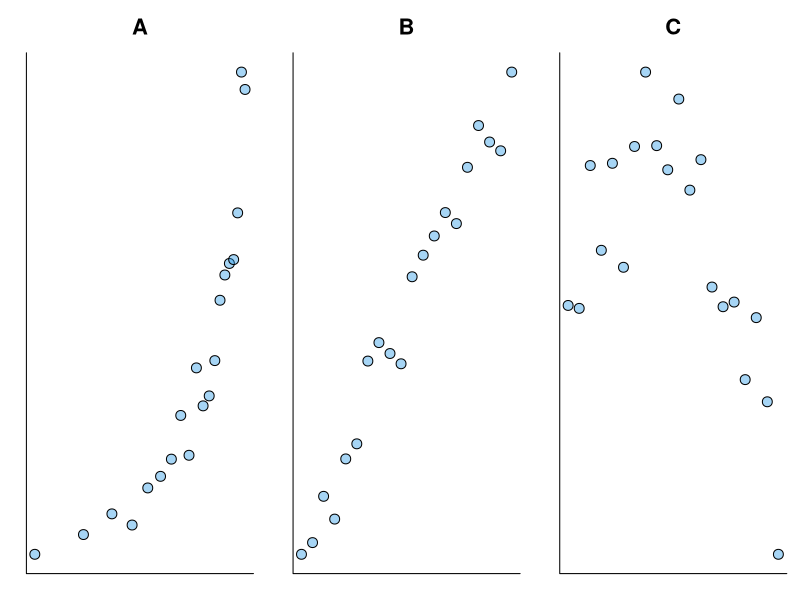
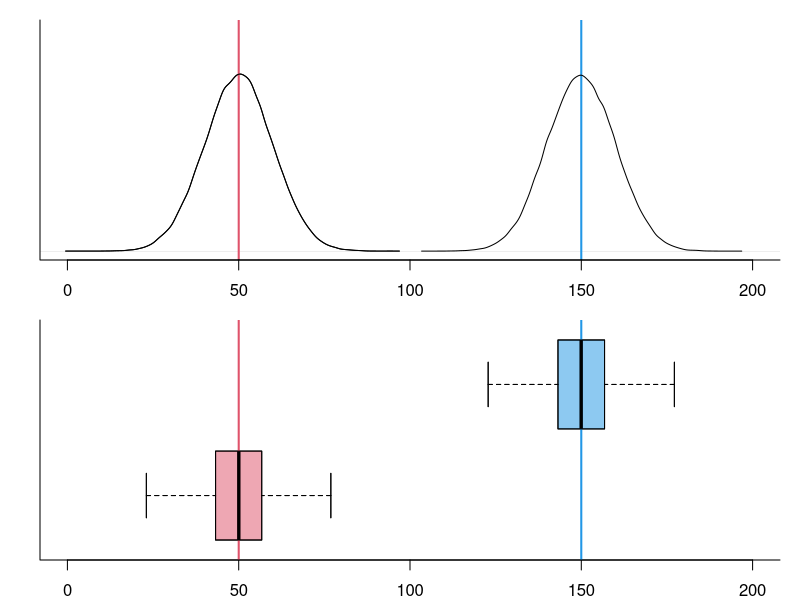
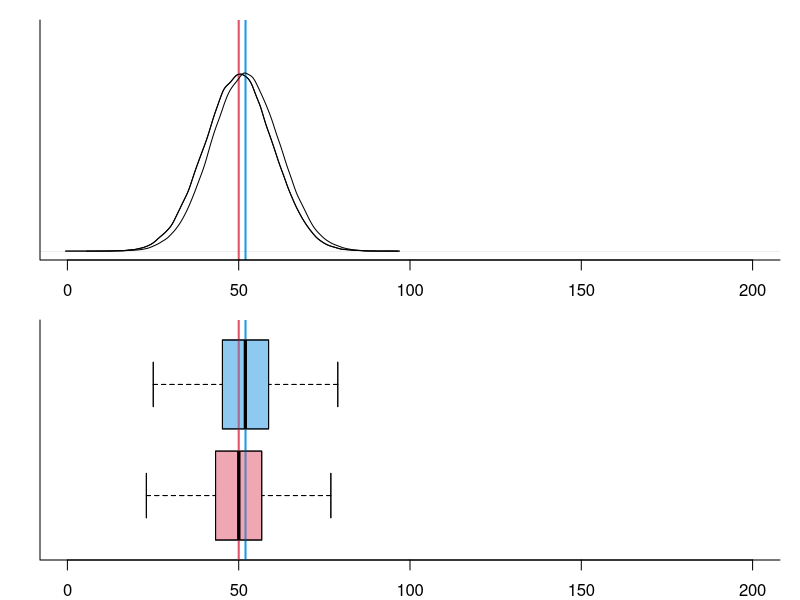
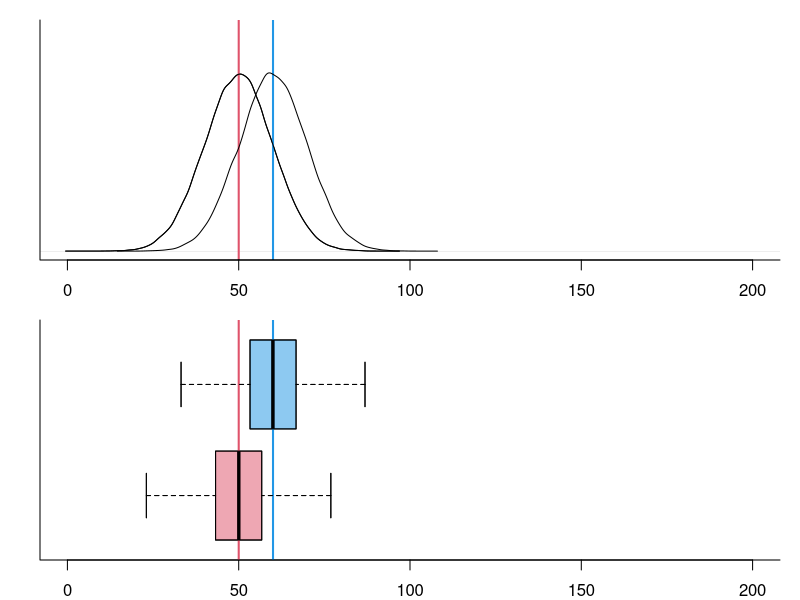
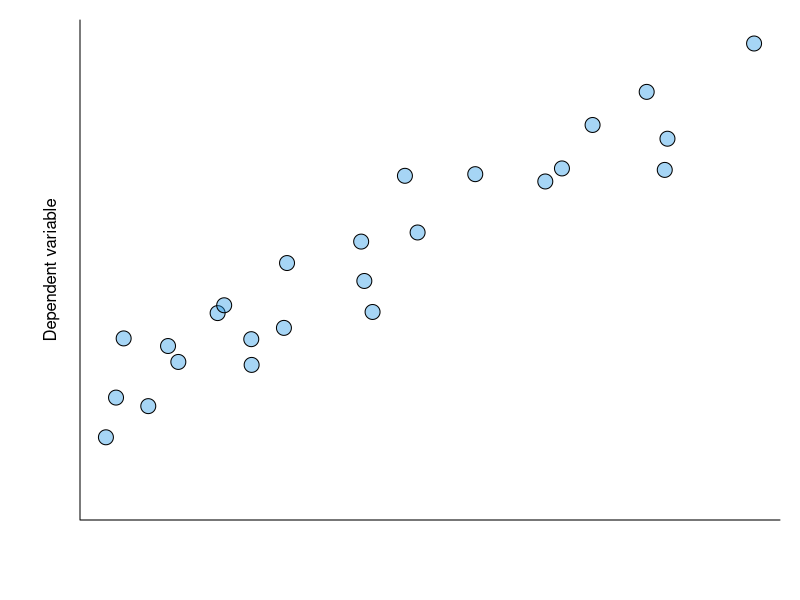
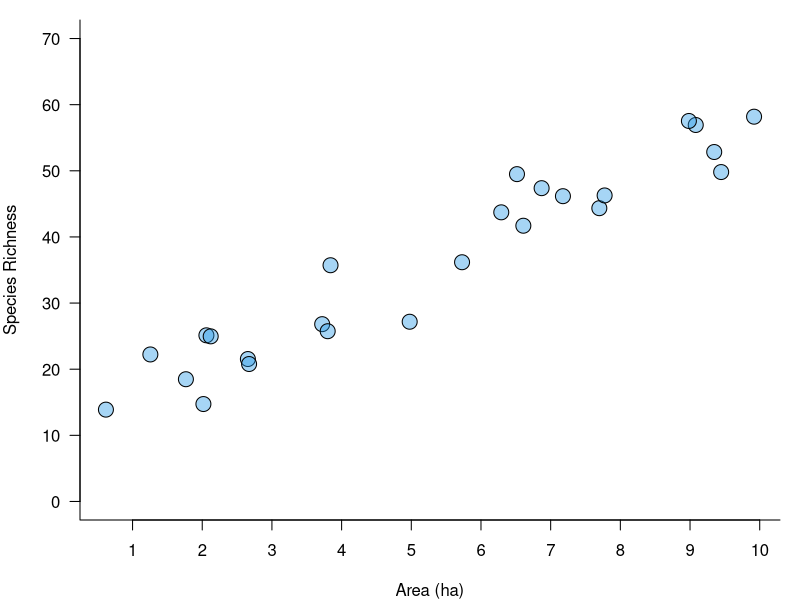
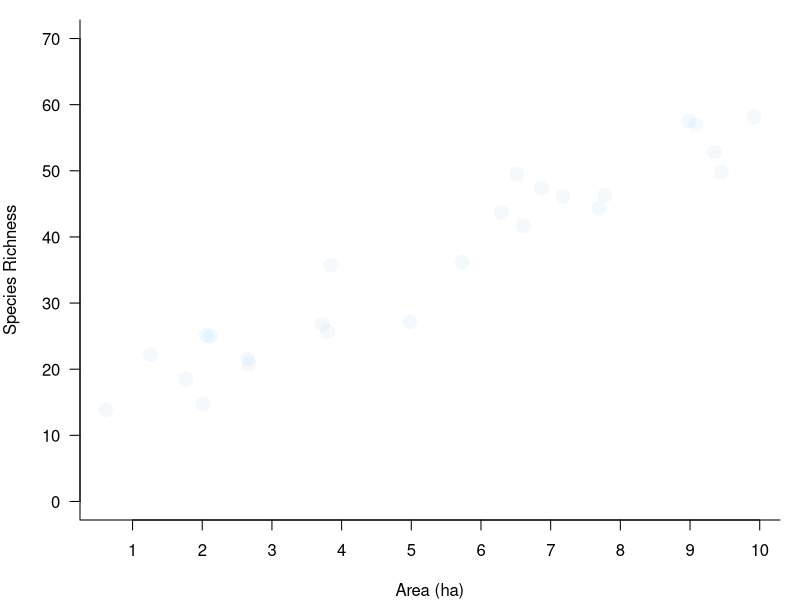
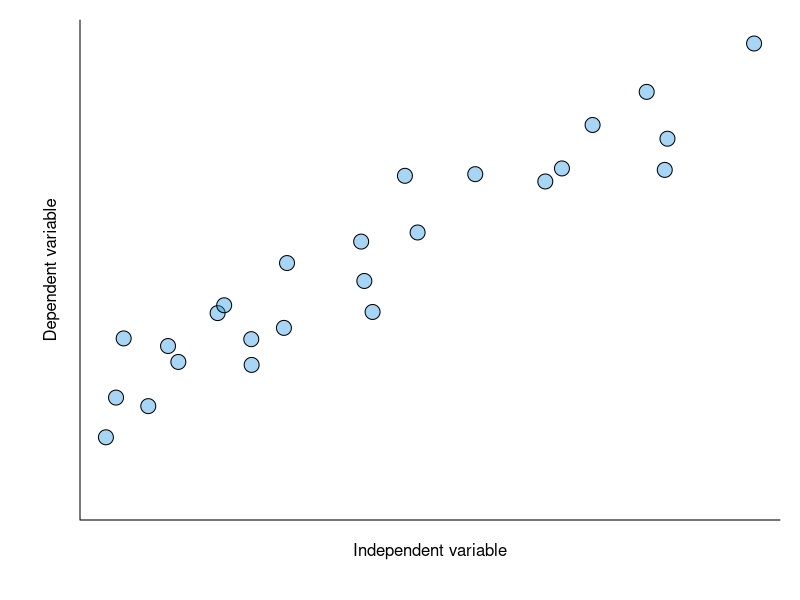

The R script that drew these images, in order:
## ---- chunk 1
library(knitr)
opts_knit$set(root.dir = "G:/Dropbox/C/Courses class/NRC290b/NRC_290b_2018/")
#opts_knit$set(root.dir = "C:/Users/csutherland/Dropbox/C/Courses class/NRC290b/NRC_290b_2018/")

options(width=120)
options(width.cutoff=80)
opts_chunk$set(prompt = FALSE, comment = NA, mysize=TRUE, size="\\scriptsize")
hook1 <- function(x){ gsub("```\n*```r*\n*", "", x) }
hook2 <- function(x){ gsub("```\n+```\n", "", x) }
knit_hooks$set(document = hook2)
knitr::knit_hooks$set(mysize = function(before, options, envir) {
  if (before) 
    return(options$size)
})
## ---- chunk 2
pdf("Images//Corr//corQuiz1.pdf",height=3,width=8.5)
par(mfrow=c(1,3),mar=c(2,2,4,1),oma=c(0,0,0,0))
set.seed(3)
plot(log(1:20),rlnorm(20,seq(0,0.7,length=20)*2,0.1),main="A",axes=F,xlab="",ylab="",pch=21,bg=adjustcolor(4,0.4),cex=2,cex.main=2)
box(bty="l")
plot(1:20,rnorm(20,seq(0,0.7,length=20)*2,0.1),main="B",axes=F,xlab="",ylab="",pch=21,bg=adjustcolor(4,0.4),cex=2,cex.main=2)
box(bty="l")
plot(1:20,rnorm(20,seq(0,0.7,length=20)*3 - seq(0,0.7,length=20)^2*5,0.1),main="C",axes=F,xlab="",ylab="",pch=21,bg=adjustcolor(4,0.4),cex=2,cex.main=2)
box(bty="l")
dev.off()
## ---- chunk 3
x1 <- rnorm(100000,50,10)
x2 <- rnorm(100000,150,10)
x3 <- rnorm(100000,52,10)
x4 <- rnorm(100000,60,10)

pdf("Images//Corr//meansA.pdf",height=4,width=5)
par(mfrow=c(2,1),oma=c(0,0,0,0),mar=c(2,2,1,1))
plot(density(x1),col=1,lwd=1,xlim=c(0,200),ylim=c(0,0.05),
     main="",axes=F,xlab="",ylab="")
abline(v=mean(x1),lwd=2,col=2)
abline(v=mean(x2),lwd=2,col=4)
lines(density(x1),col=1, lwd=1)
lines(density(x2),col=1, lwd=1)
axis(1)
box(bty="l")
boxplot(cbind(x1,x2),ylim=c(0,200),horizontal=TRUE,pch="",
        col=adjustcolor(c(2,4),0.3),axes=F)
axis(1)
abline(v=mean(x1),lwd=2,col=2)
abline(v=mean(x2),lwd=2,col=4)
boxplot(cbind(x1,x2),ylim=c(0,200),horizontal=TRUE,pch="",
        col=adjustcolor(c(2,4),0.3),axes=F,add=T)
box(bty="l")
dev.off()

pdf("Images//Corr//means2.pdf",height=4,width=5)
par(mfrow=c(2,1),oma=c(0,0,0,0),mar=c(2,2,1,1))
plot(density(x1),col=1,lwd=1,xlim=c(0,200),ylim=c(0,0.05),
     main="",axes=F,xlab="",ylab="")
abline(v=mean(x1),lwd=2,col=2)
abline(v=mean(x3),lwd=2,col=4)
lines(density(x1),col=1, lwd=1)
lines(density(x3),col=1, lwd=1)
axis(1)
box(bty="l")
boxplot(cbind(x1,x3),ylim=c(0,200),horizontal=TRUE,pch="",
        col=adjustcolor(c(2,4),0.3),axes=F)
axis(1)
abline(v=mean(x1),lwd=2,col=2)
abline(v=mean(x3),lwd=2,col=4)
boxplot(cbind(x1,x3),ylim=c(0,200),horizontal=TRUE,pch="",
        col=adjustcolor(c(2,4),0.3),axes=F,add=T)
box(bty="l")
dev.off()

pdf("Images//Corr//means3.pdf",height=4,width=5)
par(mfrow=c(2,1),oma=c(0,0,0,0),mar=c(2,2,1,1))
plot(density(x1),col=1,lwd=1,xlim=c(0,200),ylim=c(0,0.05),
     main="",axes=F,xlab="",ylab="")
abline(v=mean(x1),lwd=2,col=2)
abline(v=mean(x4),lwd=2,col=4)
lines(density(x1),col=1, lwd=1)
lines(density(x4),col=1, lwd=1)
axis(1)
box(bty="l")
boxplot(cbind(x1,x4),ylim=c(0,200),horizontal=TRUE,pch="",
        col=adjustcolor(c(2,4),0.3),axes=F)
axis(1)
abline(v=mean(x1),lwd=2,col=2)
abline(v=mean(x4),lwd=2,col=4)
boxplot(cbind(x1,x4),ylim=c(0,200),horizontal=TRUE,pch="",
        col=adjustcolor(c(2,4),0.3),axes=F,add=T)
box(bty="l")
dev.off()
## ---- chunk 4
set.seed(12)
AR <- runif(25,0,10)
SR <- rnorm(25,10 + 2*AR,2)
pdf("Images//Corr//specareaA.pdf",height=3,width=4)
par(mfrow=c(1,1),oma=c(0,0,0,0),mar=c(4,4,1,1),mgp=c(1,1,1))
plot(AR,SR,type="p",bg=adjustcolor(4,0.4),xlab="",ylab="Dependent variable",ylim=c(5,30),las=1, bty="l",pch=21, cex=2, axes=F)
box(bty="l")
dev.off()

set.seed(1)
x1 <- runif(25,0,10)
y1 <- rnorm(25,10 + 5*x1,6)
pdf("Images//Corr//specareaWith.pdf",height=3,width=4)
par(mfrow=c(1,1),oma=c(0,0,0,0),mar=c(4,4,1,1))
plot(x1,y1,type="p",bg=adjustcolor(4,0.4),ylab="Species Richness",xlab="Area (ha)",las=1, bty="l",pch=21, cex=2, axes=F, ylim=c(0,70))
box(bty="l")
axis(2, las=1)
axis(1,at=1:10)
dev.off()

pdf("Images//Corr//specareaWithout.pdf",height=3,width=4)
par(mfrow=c(1,1),oma=c(0,0,0,0),mar=c(4,4,1,1))
plot(x1,y1,type="p",col=adjustcolor(4,0.05),ylab="Species Richness",xlab="Area (ha)",las=1, bty="l",pch=16, cex=2, axes=F, ylim=c(0,70))
box(bty="l")
axis(2,las=1)
axis(1,at=1:10)
dev.off()

## ---- chunk 5
pdf("Images//Corr//specareaB.pdf",height=3,width=4)
par(mfrow=c(1,1),oma=c(0,0,0,0),mar=c(4,4,1,1),mgp=c(1,1,1))
plot(AR,SR,type="p",bg=adjustcolor(4,0.4),xlab="Independent variable",ylab="Dependent variable",ylim=c(5,30),las=1, bty="l",pch=21, cex=2,axes=F)
box(bty="l")
dev.off()
## ---- chunk 6
X <- runif(25,0,10)
Pos <- rnorm(25,10 + 2*X,2)
No <- rnorm(25,10 + 0*X,2)
Neg <- rnorm(25,10 - 2*X,2)
pdf("Images//Corr//signA.pdf",height=2,width=6)
par(mfrow=c(1,3),oma=c(0,0,0,0),mar=c(4,4,3,1),mgp=c(1,1,1))
plot(X,Pos,type="p",bg=adjustcolor(1,0.3),xlab="Independent",ylab="Dependent",las=1, bty="l",pch=21, cex=1.8,axes=F)
box(bty="l")
plot(X,No, type="p",bg=adjustcolor(1,0.3),xlab="Independent",ylab="Dependent",las=1, bty="l",pch=21, cex=1.8,axes=F)
box(bty="l")
plot(X,Neg,type="p",bg=adjustcolor(1,0.3),xlab="Independent",ylab="Dependent",las=1, bty="l",pch=21, cex=1.8,axes=F)
box(bty="l")
dev.off()
pdf("Images//Corr//signB.pdf",height=2,width=6)
par(mfrow=c(1,3),oma=c(0,0,0,0),mar=c(4,4,3,1),mgp=c(1,1,1))
plot(X,Pos,type="p",bg=adjustcolor(3,0.3),xlab="Independent",ylab="Dependent",las=1, bty="l",pch=21, cex=1.8, main="Positive Correlation",axes=F)
box(bty="l")
plot(X,No, type="p",bg=adjustcolor(1,0.3),xlab="Independent",ylab="Dependent",las=1, bty="l",pch=21, cex=1.8, main="No Correlation",axes=F)
box(bty="l")
plot(X,Neg,type="p",bg=adjustcolor(2,0.3),xlab="Independent",ylab="Dependent",las=1, bty="l",pch=21, cex=1.8, main="Negative Correlation",axes=F)
box(bty="l")
dev.off()
## ---- chunk 7
mayfly <- data.frame(Speed = c(2,3,5,9,14,24,29,34),
                     Abundance = c(6,3,5,23,16,12,48,43))
pdf("Images//Corr//spearMayfly.pdf",height=3.5,width=3.5, bg="white")
par(mfrow=c(1,1),oma=c(0,0,0,0),mar=c(4,4,3,1))
with(mayfly,
     plot(Speed, Abundance,pch=21,bg=adjustcolor(4,0.5),cex=1.5, las=1,ylim=c(0,50))
)
dev.off()
## ---- chunk 8
head(mayfly)
## ---- chunk 9
mayfly
## ---- chunk 10
mayfly$Speed.rank <- order(mayfly$Speed)
## ---- chunk 11
mayfly
## ---- chunk 12
mayfly$Abundance.rank <- rank(mayfly$Abundance)
## ---- chunk 13
mayfly
## ---- chunk 14
mayfly$Diff <- mayfly$Abundance.rank - mayfly$Speed.rank
## ---- chunk 15
mayfly
## ---- chunk 16
mayfly$Diff.sq <- mayfly$Diff^2
## ---- chunk 17
mayfly
## ---- chunk 18
mayfly
## ---- chunk 19
mayfly <- data.frame(Speed = c(2,3,5,9,14,24,29,34),
                     Abundance = c(6,3,5,23,16,12,48,43))
pdf("Images//Corr//spearMayfly.pdf",height=3.5,width=3.5, bg="white")
par(mfrow=c(1,1),oma=c(0,0,0,0),mar=c(4,4,3,1))
with(mayfly,
     plot(Speed, Abundance,pch=21,bg=adjustcolor(4,0.5),cex=1.5, las=1,ylim=c(0,50))
)
dev.off()
## ---- chunk 20
head(mayfly)
## ---- chunk 21
mayfly <- mayfly[,1:2]
## ---- chunk 22
mayfly
## ---- chunk 23
mayfly <- data.frame(Speed = c(2,3,5,9,14,24,29,34),
                     Abundance = c(6,3,5,23,16,12,48,43))
pdf("Images//Corr//spearMayfly.pdf",height=3.5,width=3.5, bg="white")
par(mfrow=c(1,1),oma=c(0,0,0,0),mar=c(4,4,3,1))
with(mayfly,
     plot(Speed, Abundance,pch=21,bg=adjustcolor(4,0.5),cex=1.5, las=1,ylim=c(0,50))
)
dev.off()
## ---- chunk 24
head(mayfly)
## ---- chunk 25
#make the mayfly 'data.frame' by hand:
mayfly <- data.frame(Speed = c(2,3,5,9,14,24,29,34),
                     Abundance = c(6,3,5,23,16,12,48,43))
## ---- chunk 26
#make the mayfly 'data.frame' by hand:
mayfly <- data.frame(Speed = c(2,3,5,9,14,24,29,34),
                     Abundance = c(6,3,5,23,16,12,48,43))
mayfly
## ---- chunk 27
cor(mayfly$Speed, mayfly$Abundance, method='spearman')
## ---- chunk 28
cor(mayfly$Speed, mayfly$Abundance, method='spearman')
## ---- chunk 29
cor.test(mayfly$Speed, mayfly$Abundance, method='spearman')
## ---- chunk 30
cor(mayfly$Speed, mayfly$Abundance, method='pearson')
## ---- chunk 31
cor(mayfly$Speed, mayfly$Abundance, method='pearson')
## ---- chunk 32
cor(mayfly$Speed, mayfly$Abundance, method='pearson')
## ---- chunk 33
cor.test(mayfly$Speed, mayfly$Abundance, method='pearson')
## ---- chunk 34
lm(mayfly$Abundance ~ mayfly$Speed)
## ---- chunk 35
summary(lm(mayfly$Abundance ~ mayfly$Speed))
## ---- chunk 36
cor.test(mayfly$Speed, mayfly$Abundance, method='pearson')
summary(lm(mayfly$Abundance ~ mayfly$Speed))
## ---- chunk 37
cor.test(mayfly$Speed, mayfly$Abundance, method='spearman')
summary(lm(mayfly$Abundance ~ mayfly$Speed))
